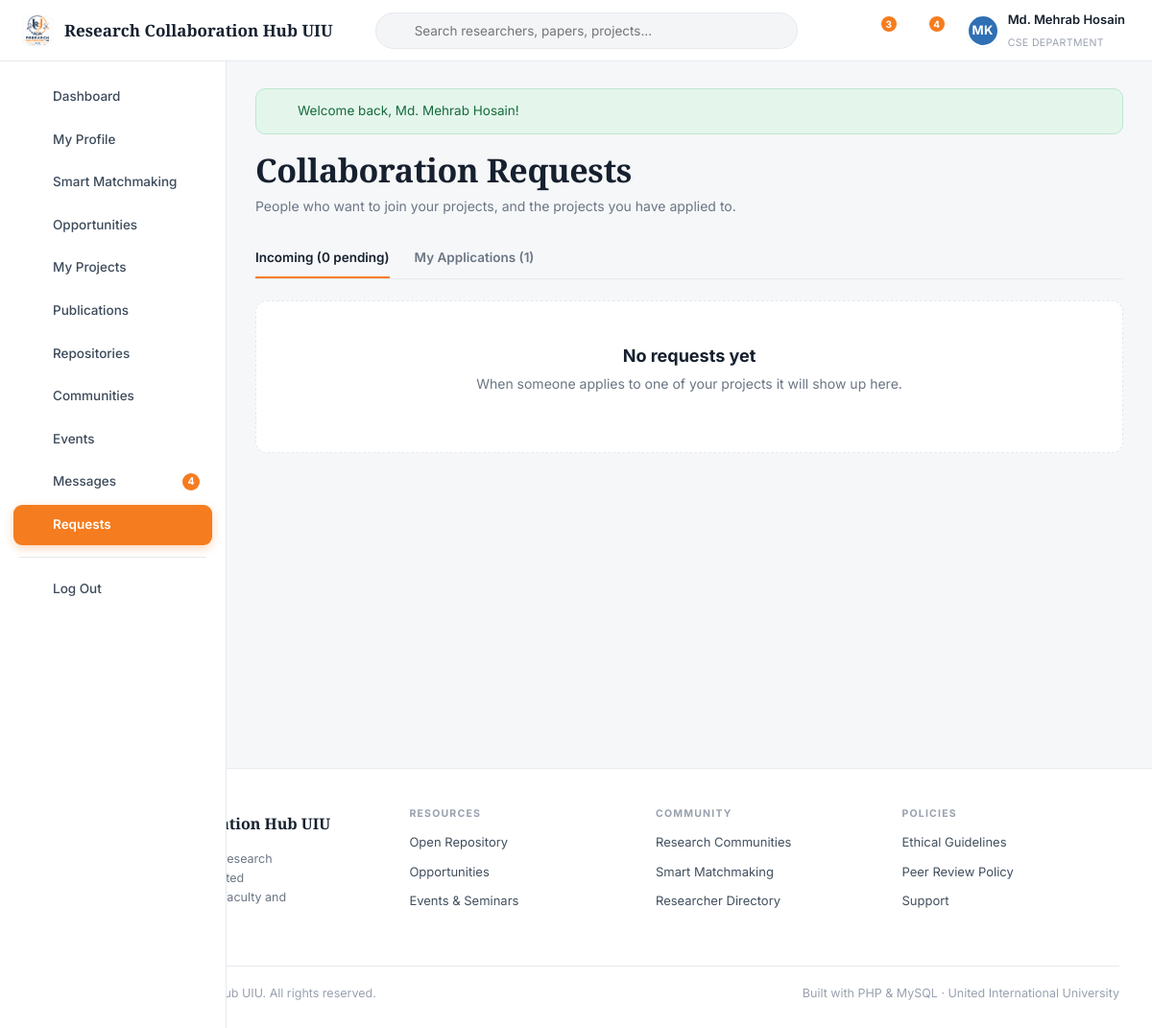
The app's page /requests.php (signed in) with its own data.
### tables this page shows
CREATE TABLE `users` (
  `id`                INT AUTO_INCREMENT PRIMARY KEY,
  `first_name`        VARCHAR(60)  NOT NULL,
  `last_name`         VARCHAR(60)  NOT NULL,
  `email`             VARCHAR(150) NOT NULL UNIQUE,
  `password`          VARCHAR(255) NOT NULL,
  `role`              ENUM('student','faculty','admin') NOT NULL DEFAULT 'student',
  `researcher_type`   ENUM('student_academic','corporate','gov_ngo','medical','non_researcher') DEFAULT 'student_academic',
  `department`        VARCHAR(100) DEFAULT NULL,
  `university`        VARCHAR(150) DEFAULT 'United International University',
  `designation`       VARCHAR(120) DEFAULT NULL,
  `trimester`         VARCHAR(30)  DEFAULT NULL,
  `student_id`        VARCHAR(30)  DEFAULT NULL,
  `cgpa`              DECIMAL(3,2) DEFAULT NULL,
  `bio`               TEXT         DEFAULT NULL,
  `avatar`            VARCHAR(255) DEFAULT NULL,
  `cover`             VARCHAR(255) DEFAULT NULL,
  `phone`             VARCHAR(40)  DEFAULT NULL,
  `city`              VARCHAR(80)  DEFAULT 'Dhaka',
  `linkedin`          VARCHAR(200) DEFAULT NULL,
  `orcid`             VARCHAR(60)  DEFAULT NULL,
  `website`           VARCHAR(200) DEFAULT NULL,
  `availability`      VARCHAR(60)  DEFAULT NULL,
  `preferred_team`    VARCHAR(40)  DEFAULT NULL,
  `open_to_collab`    TINYINT(1)   NOT NULL DEFAULT 1,
  `status`            ENUM('active','suspended') NOT NULL DEFAULT 'active',
  `created_at`        DATETIME     NOT NULL DEFAULT CURRENT_TIMESTAMP
);

### config/database.php (called while the page is built)
<?php
function db(): PDO
{
    static $pdo = null;
    if ($pdo instanceof PDO) {
        return $pdo;
    }
    $dsn = 'mysql:host=' . DB_HOST . ';dbname=' . DB_NAME . ';charset=' . DB_CHARSET;
    try {
        $pdo = new PDO($dsn, DB_USER, DB_PASS, [
            PDO::ATTR_ERRMODE            => PDO::ERRMODE_EXCEPTION,
            PDO::ATTR_DEFAULT_FETCH_MODE => PDO::FETCH_ASSOC,
            PDO::ATTR_EMULATE_PREPARES   => false,
        ]);
    } catch (PDOException $e) {
        die(
            '<div style="font-family:system-ui;max-width:640px;margin:80px auto;padding:28px;'
          . 'border:1px solid #e3e6ea;border-radius:12px;background:#fff">'
          . '<h2 style="color:#12305B;margin:0 0 10px">Database connection failed</h2>'
          . '<p style="color:#5b6472;line-height:1.6">PHP could not reach MySQL. Check that:</p>'
          . '<ol style="color:#5b6472;line-height:1.8">'
          . '<li><strong>Apache</strong> and <strong>MySQL</strong> are both running in the XAMPP Control Panel.</li>'
          . '<li>You imported <code>database/rch_uiu.sql</code> in phpMyAdmin.</li>'
          . '<li>The credentials in <code>config/config.php</code> match your MySQL setup.</li>'
          . '</ol>'
          . '<p style="color:#98a1ae;font-size:13px">MySQL says: ' . htmlspecialchars($e->getMessage()) . '</p>'
          . '</div>'
        );
    }
    return $pdo;
}
function q(string $sql, array $params = []): PDOStatement
{
    $stmt = db()->prepare($sql);
    $stmt->execute($params);
    return $stmt;
}
function fetchOne(string $sql, array $params = []): ?array
{
    $row = q($sql, $params)->fetch();
    return $row === false ? null : $row;
}
function fetchAll(string $sql, array $params = []): array
{
    return q($sql, $params)->fetchAll();
}
function fetchValue(string $sql, array $params = [], $default = 0)
{
    $val = q($sql, $params)->fetchColumn();
    return $val === false ? $default : $val;
}

### requests.php (the view, shortened to what this page needs)
<?php
$me  = currentUser();
$uid = (int)$me['id'];
$incoming = fetchAll(
    'SELECT cr.*, p.title, p.id AS pid, u.*, u.id AS applicant_id
     FROM collab_requests cr
     JOIN projects p ON p.id = cr.project_id
     JOIN users u ON u.id = cr.user_id
     WHERE p.owner_id = ? ORDER BY FIELD(cr.status,"pending","accepted","rejected"), cr.created_at DESC',
    [$uid]);
$outgoing = fetchAll(
    'SELECT cr.*, p.title, p.id AS pid, u.first_name, u.last_name
     FROM collab_requests cr
     JOIN projects p ON p.id = cr.project_id
     JOIN users u ON u.id = p.owner_id
     WHERE cr.user_id = ? ORDER BY cr.created_at DESC', [$uid]);
require_once ROOT_PATH . '/includes/header.php';
?>
<div class="page-head">
  <div>
    <h1>Collaboration Requests</h1>
    <p class="sub">People who want to join your projects, and the projects you have applied to.</p>
  </div>
</div>
<div class="tabs mb-3" data-tab-group="req" style="margin:0 0 22px;padding:0">
  <button class="active" data-tab="in">Incoming (<?= count(array_filter($incoming, fn($r) => $r['status'] === 'pending')) ?> pending)</button>
  <button data-tab="out">My Applications (<?= count($outgoing) ?>)</button>
</div>
<div data-panel-group="req" data-panel="in">
  <?php if (!$incoming): ?>
    <div class="empty"><h3>No requests yet</h3>
      <p>When someone applies to one of your projects it will show up here.</p></div>
  <?php else: foreach ($incoming as $r): ?>
    <div class="card mb-2">
      <div class="flex-between flex-wrap" style="gap:14px">
        <div class="flex flex-1" style="align-items:flex-start">
          <?= avatar($r, 46) ?>
          <div class="flex-1">
            <div class="flex" style="gap:8px">
              <strong><?= e(fullName($r)) ?></strong><?= roleBadge($r['role']) ?>
              <span class="badge badge-<?= $r['status'] === 'pending' ? 'pending' : ($r['status'] === 'accepted' ? 'completed' : 'grey') ?>">
                <?= e($r['status']) ?></span>
            </div>
            <p class="muted-sm mb-1"><?= e($r['department']) ?>
              <?= $r['trimester'] ? ' &middot; ' . e($r['trimester']) : '' ?>
              &middot; applied <?= timeAgo($r['created_at']) ?></p>
            <p class="muted-sm mb-1">Project: <a href="<?= url('opportunity.php?id=' . (int)$r['pid']) ?>"><?= e($r['title']) ?></a></p>
            <?php if ($r['message']): ?>
              <p class="mb-0" style="background:#FAFBFC;border-radius:9px;padding:11px 13px;font-size:13px">
                &ldquo;<?= e($r['message']) ?>&rdquo;</p>
            <?php endif; ?>
          </div>
        </div>
        <div class="flex-col" style="gap:7px;min-width:128px">
          <a class="btn btn-outline btn-sm" href="<?= url('profile.php?id=' . (int)$r['applicant_id']) ?>">View Profile</a>
          <?php if ($r['status'] === 'pending'): ?>
            <form method="post"><?= csrfField() ?>
              <input type="hidden" name="request_id" value="<?= (int)$r['id'] ?>">
              <input type="hidden" name="action" value="accept">
              <button class="btn btn-primary btn-sm btn-block" type="submit">Accept</button>
            </form>
            <form method="post"><?= csrfField() ?>
              <input type="hidden" name="request_id" value="<?= (int)$r['id'] ?>">
              <input type="hidden" name="action" value="reject">
              <button class="btn btn-outline btn-sm btn-block" type="submit"
                      data-confirm="Decline this application?">Decline</button>
            </form>
          <?php endif; ?>
        </div>
      </div>
    </div>
  <?php endforeach; endif; ?>
</div>
<?php require_once ROOT_PATH . '/includes/footer.php'; ?>

### includes/header.php (shortened to what this page needs)
<?php
require_once ROOT_PATH . '/includes/icons.php';
$layout    = $layout    ?? (isLoggedIn() ? 'app' : 'public');
$me        = currentUser();
?>
<!DOCTYPE html>
<html lang="en">
<head>
<link rel="stylesheet" href="<?= url('assets/css/style.css') ?>">
</head>
<body class="layout-<?= e($layout) ?>">
<?php if ($layout === 'app'): ?>
<header class="topbar">
  <a class="brand" href="<?= url('dashboard.php') ?>">
    <img src="<?= url('assets/img/logo.jpg') ?>" alt="Logo">
    <span class="brand-name"><?= e(SITE_NAME) ?></span>
  </a>
  <form class="topsearch" action="<?= url('search.php') ?>" method="get" role="search">
    <span class="ico"><?= icon('search', 16) ?></span>
    <input type="search" name="q" placeholder="Search researchers, papers, projects..."
           value="<?= e($_GET['q'] ?? '') ?>">
  </form>
  <div class="topactions">
    <a class="icon-btn" href="<?= url('notifications.php') ?>" title="Notifications">
      <?= icon('bell', 19) ?>
      <?php $nCount = unreadNotifications((int)$me['id']); if ($nCount): ?>
        <span class="dot"><?= $nCount ?></span>
      <?php endif; ?>
    </a>
    <a class="icon-btn" href="<?= url('messages.php') ?>" title="Messages">
      <?= icon('mail', 19) ?>
      <?php $mCount = unreadMessages((int)$me['id']); if ($mCount): ?>
        <span class="dot"><?= $mCount ?></span>
      <?php endif; ?>
    </a>
    <a class="topuser" href="<?= url('profile.php') ?>">
      <?= avatar($me, 34) ?>
      <span>
        <span class="nm"><?= e($me['first_name']) ?></span><br>
        <span class="rl"><?= e($me['department'] ?: ucfirst($me['role'])) ?></span>
      </span>
    </a>
  </div>
</header>
<div class="app">
  <nav class="sidebar" id="sidebar">
    <a href="<?= url('dashboard.php') ?>"     class="<?= isActive('dashboard.php') ? 'active' : '' ?>"><?= icon('dashboard') ?> Dashboard</a>
    <a href="<?= url('profile.php') ?>"       class="<?= isActive('profile.php') || isActive('profile_edit.php') ? 'active' : '' ?>"><?= icon('user') ?> My Profile</a>
    <a href="<?= url('matchmaking.php') ?>"   class="<?= isActive('matchmaking.php') ? 'active' : '' ?>"><?= icon('sparkle') ?> Smart Matchmaking</a>
    <a href="<?= url('opportunities.php') ?>" class="<?= isActive('opportunities.php') || isActive('opportunity.php') ? 'active' : '' ?>"><?= icon('bulb') ?> Opportunities</a>
    <a href="<?= url('projects.php') ?>"      class="<?= isActive('projects.php') || isActive('project.php') || isActive('project_form.php') ? 'active' : '' ?>"><?= icon('folder') ?> My Projects</a>
    <a href="<?= url('publications.php') ?>"  class="<?= isActive('publications.php') || isActive('publication.php') ? 'active' : '' ?>"><?= icon('file') ?> Publications</a>
    <a href="<?= url('repository.php') ?>"    class="<?= isActive('repository.php') ? 'active' : '' ?>"><?= icon('layers') ?> Repositories</a>
    <a href="<?= url('communities.php') ?>"   class="<?= isActive('communities.php') || isActive('community.php') || isActive('post.php') ? 'active' : '' ?>"><?= icon('users') ?> Communities</a>
    <a href="<?= url('events.php') ?>"        class="<?= isActive('events.php') ? 'active' : '' ?>"><?= icon('calendar') ?> Events</a>
    <a href="<?= url('messages.php') ?>"      class="<?= isActive('messages.php') ? 'active' : '' ?>">
      <?= icon('mail') ?> Messages
      <?php if (!empty($mCount)): ?><span class="pill"><?= $mCount ?></span><?php endif; ?>
    </a>
    <a href="<?= url('requests.php') ?>"      class="<?= isActive('requests.php') ? 'active' : '' ?>"><?= icon('user-plus') ?> Requests</a>
    <div class="sidebar-sep"></div>
    <a href="<?= url('logout.php') ?>"><?= icon('logout') ?> Log Out</a>
  </nav>
  <main class="app-main">
    <?php foreach (getFlashes() as $f): ?>
      <div class="alert alert-<?= e($f['type']) ?>"><?= icon($f['type'] === 'success' ? 'check-circle' : 'help', 17) ?><span><?= e($f['message']) ?></span></div>
    <?php endforeach; ?>
<?php endif; ?>

### includes/functions.php (shortened to what this page needs)
<?php
function e($value): string
{
    return htmlspecialchars((string)$value, ENT_QUOTES, 'UTF-8');
}
function url(string $path = ''): string
{
    return BASE_URL . ltrim($path, '/');
}
function getFlashes(): array
{
    $f = $_SESSION['flash'] ?? [];
    return $f;
}
function isLoggedIn(): bool
{
    return !empty($_SESSION['user_id']);
}
function currentUser(): ?array
{
    static $user = null;
    static $loaded = false;
    if ($loaded) { return $user; }
    $loaded = true;
    $user = fetchOne('SELECT * FROM users WHERE id = ? AND status = "active"', [$_SESSION['user_id']]);
    return $user;
}
function fullName(array $user): string
{
    return trim($user['first_name'] . ' ' . $user['last_name']);
}
function initials(array $user): string
{
    return strtoupper(substr($user['first_name'], 0, 1) . substr($user['last_name'], 0, 1));
}
function avatarUrl(?array $user): string
{
    return '';
}
function avatar(?array $user, int $size = 40, string $extraClass = ''): string
{
    $src = avatarUrl($user);
    $style = 'width:' . $size . 'px;height:' . $size . 'px;';
    $palette = ['#12305B', '#F57C1F', '#2F6FB3', '#B9541B', '#3E5C76', '#8A4B08'];
    $bg      = $palette[((int)$user['id']) % count($palette)];
    $font    = max(10, (int)round($size * 0.38));
    return '<span class="avatar avatar-initials ' . e($extraClass) . '" style="' . $style
         . 'background:' . $bg . ';font-size:' . $font . 'px" title="' . e(fullName($user)) . '">'
         . e(initials($user)) . '</span>';
}
function unreadNotifications(int $uid): int
{
    return (int)fetchValue('SELECT COUNT(*) FROM notifications WHERE user_id = ? AND is_read = 0', [$uid]);
}
function unreadMessages(int $uid): int
{
    return (int)fetchValue('SELECT COUNT(*) FROM messages WHERE receiver_id = ? AND is_read = 0', [$uid]);
}
function isActive(string $page): bool
{
    return basename($_SERVER['PHP_SELF']) === $page;
}

### records on screen
users: initials($user) "MK", first_name "Md. Mehrab Hosain", department "CSE DEPARTMENT"

### other values on screen
SITE_NAME "Research Collaboration Hub UIU"
$nCount "3"
$mCount "4"
$f['message'] "Welcome back, Md. Mehrab Hosain!"
count(array_filter($incoming, fn($r) => $r['status'] === 'pending')) "0"
count($outgoing) "1"
